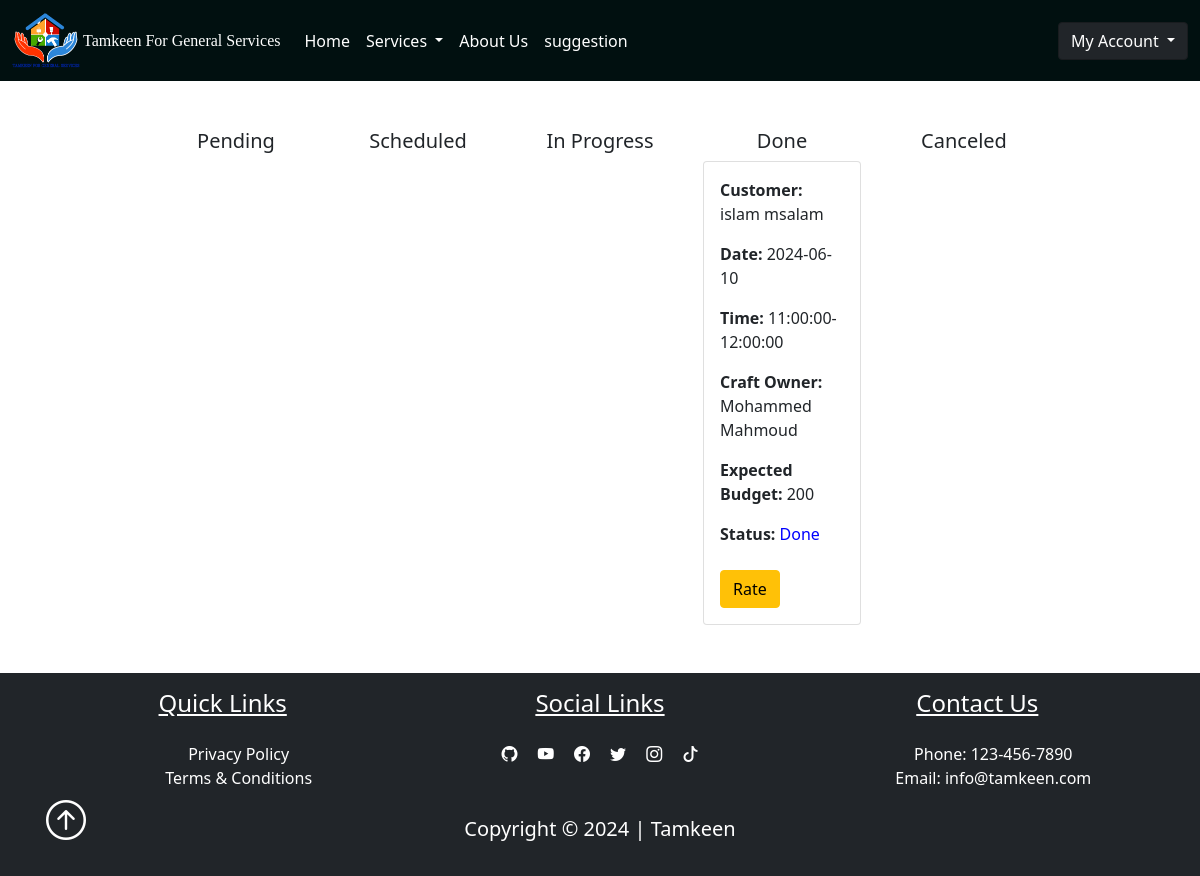
/dashboard/customerAppointments (signed in), run on an earlier commit of the app's database.
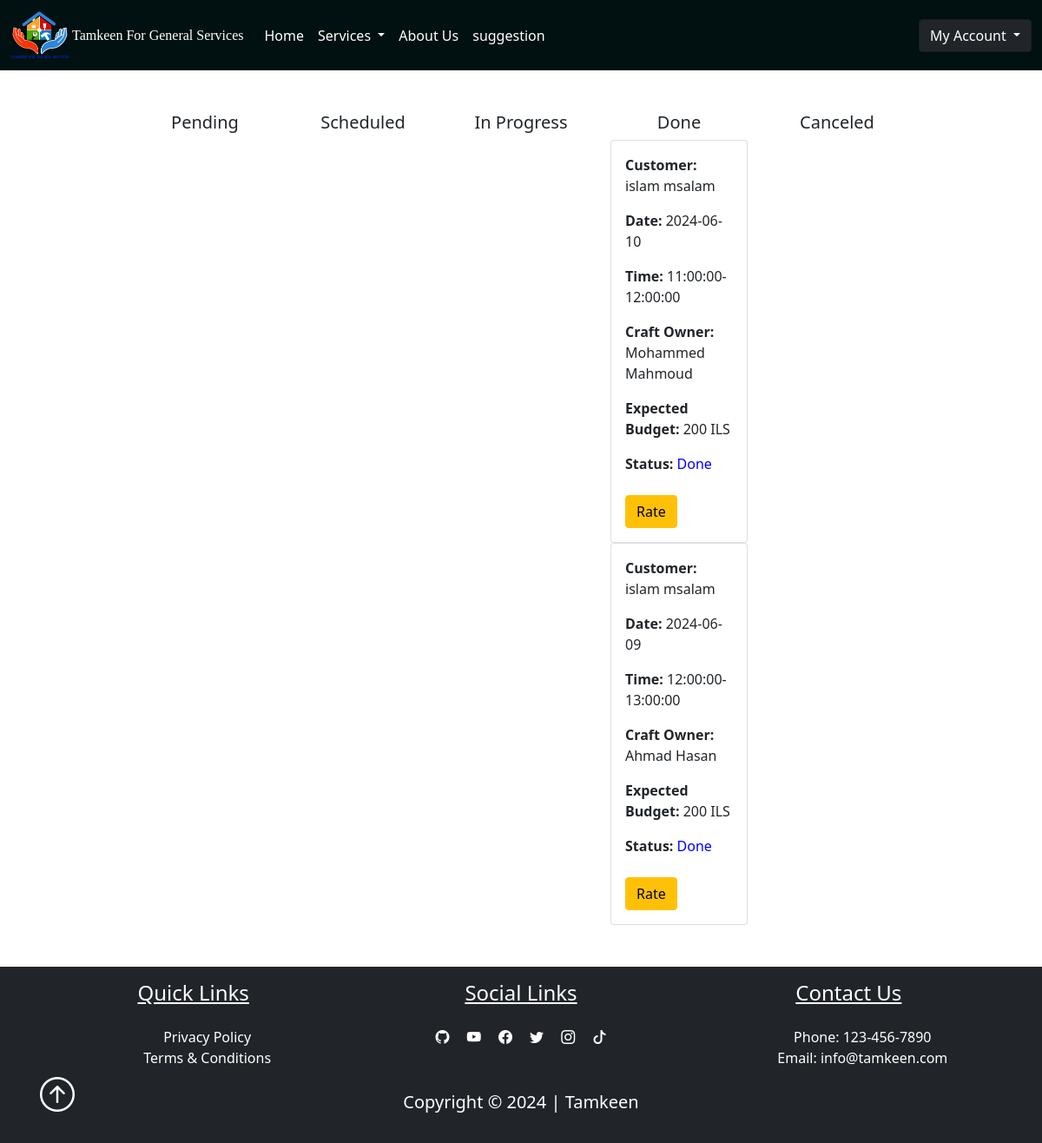
And on a later commit of the database.
### pythonic/models.py (models this page shows)
class Appointment(db.Model):
    id = db.Column(db.Integer, primary_key=True)
    first_name = db.Column(db.String(50), nullable=False)
    last_name = db.Column(db.String(50), nullable=False)
    phone_number = db.Column(db.String(20), nullable=False)
    street_address = db.Column(db.String(100), nullable=False)
    city = db.Column(db.String(50), nullable=False)
    state = db.Column(db.String(50), nullable=False)
    postal_code = db.Column(db.String(20), nullable=False)
    appointment_date = db.Column(db.Date, nullable=False)
    appointment_time = db.Column(db.String, nullable=False)
    craft_owner = db.Column(db.String(50), nullable=False)
    customer_id = db.Column(db.Integer, nullable=False)
    appointment_purpose = db.Column(db.String(50), nullable=False)
    message = db.Column(db.Text, nullable=True)
    status = db.Column(db.String(20), nullable=False, default='Pending')
    expected_budget = db.Column(db.String(20), nullable=False, default='Not Determined')
    def __repr__(self):
        return f"<Appointment {self.first_name} {self.last_name} on {self.appointment_date} at {self.appointment_time}>"

### pythonic/routes.py (the view)
@app.route("/dashboard/customerAppointments", methods=["GET", "POST"])
@login_required
def customer_appointments():
    customer_id = current_user.id  # Assuming customer ID is stored in the user session
    pending_appointments = Appointment.query.filter_by(customer_id=customer_id, status='Pending').all()
    scheduled_appointments = Appointment.query.filter_by(customer_id=customer_id, status='Scheduled').all()
    in_progress_appointments = Appointment.query.filter_by(customer_id=customer_id, status='In Progress').all()
    done_appointments = Appointment.query.filter_by(customer_id=customer_id, status='Done').all()
    canceled_appointments = Appointment.query.filter_by(customer_id=customer_id, status='Canceled').all()
    print(f"Pending Appointments: {pending_appointments}")
    print(f"Scheduled Appointments: {scheduled_appointments}")
    print(f"In Progress Appointments: {in_progress_appointments}")
    print(f"Done Appointments: {done_appointments}")
    print(f"Canceled Appointments: {canceled_appointments}")
    return render_template('customerAppointments.html',
                        pending_appointments=pending_appointments,
                        scheduled_appointments=scheduled_appointments,
                        in_progress_appointments=in_progress_appointments,
                        done_appointments=done_appointments,
                        canceled_appointments=canceled_appointments)

### pythonic/models.py (called while the page is built)
@login_manager.user_loader
def load_user(user_id):
    return User.query.get(int(user_id))

### pythonic/templates/customerAppointments.html (shortened to what this page needs)
{% extends "layout.html" %}
{% block content %}
<div class="container my-5">
    <div class="tab-content" id="nav-tabContent">
        {% block customerAppointments %}
        <div class="container d-flex flex-column align-items-center">
            <div class="row w-100 justify-content-center">
                <div class="col-md-2 text-center"><h5>Pending</h5></div>
                <div class="col-md-2 text-center"><h5>Scheduled</h5></div>
                <div class="col-md-2 text-center"><h5>In Progress</h5></div>
                <div class="col-md-2 text-center"><h5>Done</h5></div>
                <div class="col-md-2 text-center"><h5>Canceled</h5></div>
            </div>
            <div class="row w-100 justify-content-center">
                <div id="pending-appointments" class="col-md-2">
                </div>
                {% for section, appointments, color_class in [
                    ('scheduled-appointments', scheduled_appointments, 'status-green'),
                    ('in-progress-appointments', in_progress_appointments, 'status-orange'),
                    ('done-appointments', done_appointments, 'status-blue'),
                    ('canceled-appointments', canceled_appointments, 'status-grey')
                ] %}
                <div id="{{ section }}" class="col-md-2">
                    {% for appointment in appointments %}
                        <div class="card appointment-card" id="appointment-{{ appointment.id }}">
                            <div class="card-body" onclick="toggleDetails('{{ appointment.id }}')">
                                <p><strong>Customer:</strong> {{ appointment.first_name }} {{ appointment.last_name }}</p>
                                <p><strong>Date:</strong> {{ appointment.appointment_date }}</p>
                                <p><strong>Time:</strong> {{ appointment.appointment_time }}</p>
                                <p><strong>Craft Owner:</strong> {{ appointment.craft_owner }}</p>
                                <p><strong>Expected Budget:</strong> {{ appointment.expected_budget }}</p>
                                <p><strong>Status:</strong> <span id="status-{{ appointment.id }}" class="{{ color_class }}">{{ appointment.status }}</span></p>
                                {% if section == 'done-appointments' %}
                                <button class="btn btn-warning mt-2" onclick="openRatingModal('{{ appointment.craft_owner }}', '{{ appointment.id }}')">Rate</button>
                                {% endif %}
                            </div>
                        </div>
                    {% endfor %}
                </div>
                {% endfor %}
            </div>
        </div>
        {% endblock %}
    </div>
</div>
{% endblock %}

### pythonic/templates/layout.html (shortened to what this page needs)
<!DOCTYPE html>
<html lang="en">
<head>
    <link rel="stylesheet" href="https://cdn.jsdelivr.net/npm/sweetalert2@11/dist/sweetalert2.min.css">
    <link href="https://cdn.jsdelivr.net/npm/bootstrap@5.1.3/dist/css/bootstrap.min.css" rel="stylesheet"
>
    <link rel="stylesheet" href="https://cdn.jsdelivr.net/npm/bootstrap-icons@1.8.1/font/bootstrap-icons.css">
    <link rel="stylesheet" type="text/css" href="{{url_for('static', filename='main.css')}}">
</head>
<body class="d-flex flex-column min-vh-100">
    <nav class="navbar navbar-expand-lg navbar custom border-body" data-bs-theme="dark">
        <div class="container-fluid">
            <a class="navbar-brand" href="{{ url_for('home') }}">
                <img class="img-fluid w-50 d-none d-sm-block" src="{{url_for('static', filename='img/logo.png')}}" alt="">
            </a>
            <a href="{{ url_for('home') }}" class="nav-link"><span class="logoCaption">Tamkeen For General Services</span></a>
            <div class="collapse navbar-collapse" id="navbarTogglerDemo03">
                <ul class="navbar-nav me-auto mb-2 mb-lg-0">
                    <li class="nav-item">
                        <a href="{{ url_for('home') }}" class="nav-link">Home</a>
                    </li>
                    <li class="nav-item dropdown">
                        <a class="nav-link dropdown-toggle" href="services.html" id="navbarDropdown" role="button"
                            data-bs-toggle="dropdown" aria-expanded="false">
                            Services
                        </a>
                    </li>
                    <li class="nav-item">
                        <a href="{{ url_for('about') }}" class="nav-link">About Us</a>                    </li>
                        <li class="nav-item">
                            <a href="{{ url_for('booking') }}" class="nav-link">suggestion</a>                    </li>
                </ul>
                <ul class="navbar-nav">
                    {% if current_user.is_authenticated %}
                    <div class="dropdown show">
                        <button class="btn btn-dark bg-dark dropdown-toggle" type="button" id="dropdownMenuButton1"
                            data-bs-toggle="dropdown" aria-expanded="false">
                            My Account
                        </button>
                    </div>
                    {% endif%}
                </ul>
            </div>
        </div>
    </nav>
    {% block content%} {% endblock %}
    <footer class="bg-dark mt-auto">
        <div class="container p-3">
            <div class="row text-center text-white">
                <div class="col-md-12 col-lg-4 pb-2">
                    <h4 class="text-center text-decoration-underline">Quick Links</h4>
                    <ul class=" nobull pt-3">
                        <li><a href="#" class="link text-white">Privacy Policy</a></li>
                        <li><a href="#" class="link text-white">Terms & Conditions</a></li>
                    </ul>
                </div>
                <div class="col-md-12 col-lg-4">
                    <h4 class="text-center text-decoration-underline pb-3">Social Links</h4>
                    <a href="#" class="text-white p-2"><i class="bi-github"></i></a>
                    <a href="#" class="text-white p-2"><i class="bi-youtube"></i></a>
                    <a href="#" class="text-white p-2"><i class="bi-facebook"></i></a>
                    <a href="#" class="text-white p-2"><i class="bi-twitter"></i></a>
                    <a href="#" class="text-white p-2"><i class="bi-instagram"></i></a>
                    <a href="#" class="text-white p-2"><i class="bi-tiktok"></i></a>
                </div>
                <div class="col-md-12 col-lg-4 pb-2">
                    <h4 class="text-center text-decoration-underline">Contact Us</h4>
                    <ul class=" nobull pt-3">
                        <li><a href="#" class="link text-white">Phone: 123-456-7890</a></li>
                        <li><a href="#" class="link text-white">Email: info@tamkeen.com</a></li>
                    </ul>
                </div>
            </div>
            <div class="col text-white text-center position-relative">
                <p class="lead font-weight-bold">Copyright &copy; 2024 | Tamkeen</p>
                <a href="#" class="position-absolute bottom-0 start-0 text-white">
                    <i class="bi bi-arrow-up-circle h1"></i>
                </a>
            </div>
        </div>
    </footer>
</body>
</html>

### pythonic/static/main.css (style rules this page uses)
.container { object-fit:fill; margin: auto; }
.link { text-decoration: none; }
.nobull { list-style-type: none; }

### pythonic/templates/layout.html (style rules this page uses)
.logoCaption { font-family: 'Gill Sans'; }
.custom { background-color: rgb(1, 16, 16); }
.logoCaption,.navbar a.nav-link { color: white; }
.logoCaption { margin-left: -96px; }

### pythonic/templates/customerAppointments.html (style rules this page uses)
.status-blue { color: blue; }

What changed in the data, as far as the page shows it:
changed Appointment "Mohammed Mahmoud": expected_budget "200" → "200 ILS"
added Appointment: first_name "islam", last_name "msalam", appointment_date "2024-06-09", appointment_time "12:00:00-13:00:00", craft_owner "Ahmad Hasan", expected_budget "200 ILS", status "Done"
